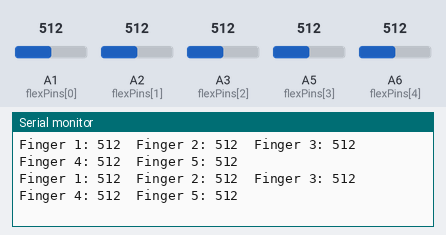
Recording of a sketch running on a simulated Arduino Nano, built with avr-gcc and run on an emulated ATmega328P. Parts: the last lines printed to the serial monitor. The test bench sets the inputs (shaded band); at power-on: A1 (flexPins[0]) = 512, A2 (flexPins[1]) = 512, A3 (flexPins[2]) = 512, A5 (flexPins[3]) = 512, A6 (flexPins[4]) = 512.

Above: at 1.8 s.
1.9 s: A1 (flexPins[0]) set to 716
At 2.7 s:
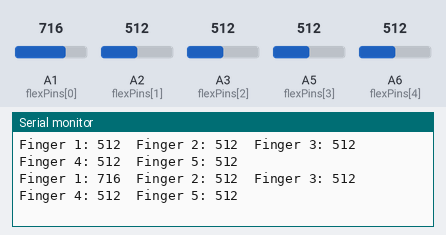
3.4 s: A2 (flexPins[1]) set to 716
At 4.4 s:
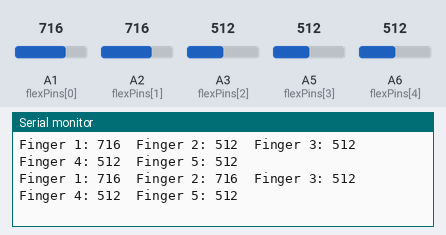
4.9 s: A3 (flexPins[2]) set to 716
At 5.8 s:
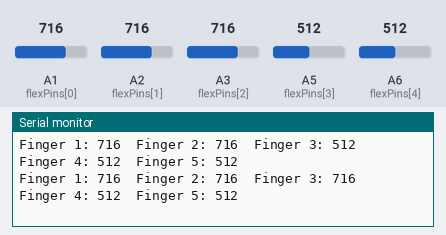
6.4 s: A5 (flexPins[3]) set to 716
At 7.7 s:
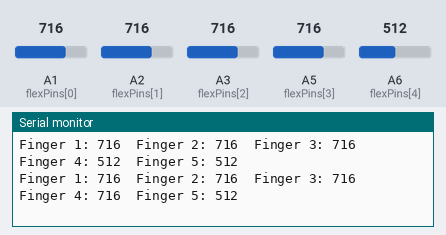
7.9 s: A6 (flexPins[4]) set to 716
At 8.8 s:
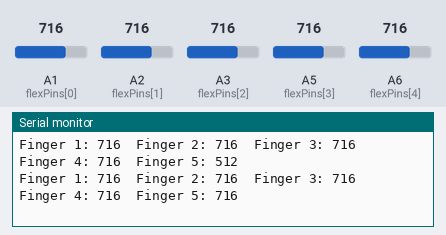
9.4 s: A1 (flexPins[0]) set to 992
At 10.6 s:
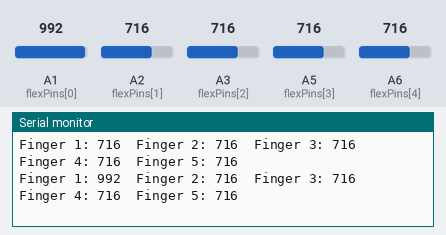
Timing chart, 0 to 11.9 s (numbered marks = the images above; inputs shaded):
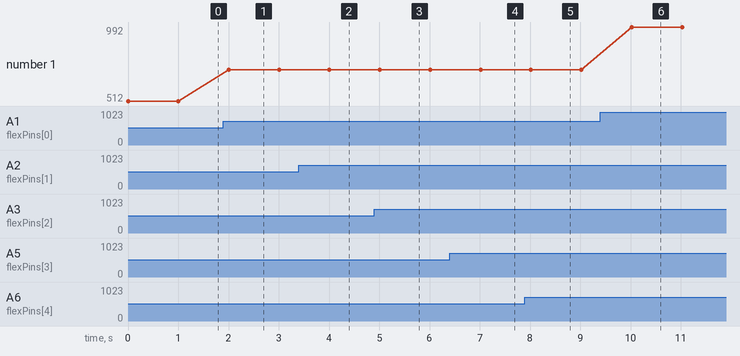

Measured:
- after the input at 1.9 s, the serial monitor: prints a new line after 0.10 s (image 1)
- after the input at 3.4 s, the serial monitor: prints a new line after 0.61 s (image 2)
- after the input at 4.9 s, the serial monitor: prints a new line after 0.11 s (image 3)
- after the input at 6.4 s, the serial monitor: prints a new line after 0.62 s (image 4)
- after the input at 7.9 s, the serial monitor: prints a new line after 0.12 s (image 5)
- after the input at 9.4 s, the serial monitor: prints a new line after 0.62 s (image 6)
- plotted number 1: 512 → 716 after the input at 1.9 s, 716 → 992 after the input at 9.4 s

The sketch:

flex_sensor_data_acquisition.ino
```cpp
const int flexPins[5] = {A1, A2, A3, A5, A6};  // Pins for flex sensors

void setup() {
  Serial.begin(115200);  // Higher baud rate for faster serial communication
}

void loop() {
  // Read all sensor values and print them to the Serial Monitor
  for (int i = 0; i < 5; i++) {
    int flexValue = analogRead(flexPins[i]);  // Read the analog value from the flex sensor
    Serial.print("Finger ");
    Serial.print(i + 1);  // Print the finger number
    Serial.print(": ");
    Serial.print(flexValue);  // Print the flex sensor value
    Serial.print("\t");  // Tab-separated values for readability
  }
  Serial.println();  // New line after printing all sensor values

  delay(1000);  // Small delay to avoid too frequent polling
}
```
